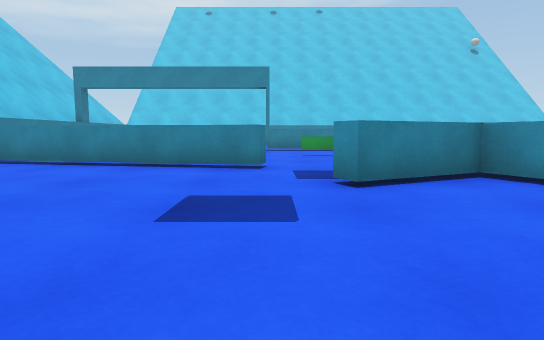
[1] (above)

21 first-person views from a walk through a 3-D level made in the Unity game engine. The camera is 0.62 m above the floor, tilts 6° down and sees 75° across. The floor is counted in squares, 1 m on a side. Each view is taken from the middle of a square. On the plan, view 1 faces up. The plan holds only what a view shows up to about 10 squares ahead; the rest is blank. The place goes on beyond the plan. The player character is not drawn. Surface patterns are stand-ins for the level's own textures.

[2]
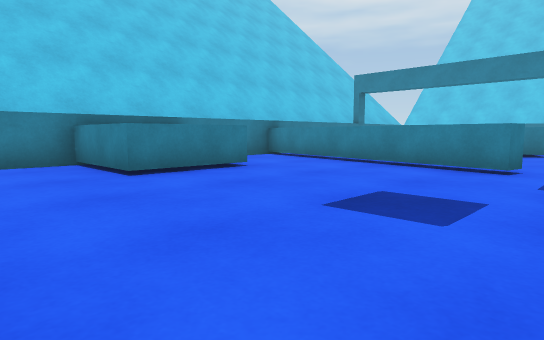

[3]
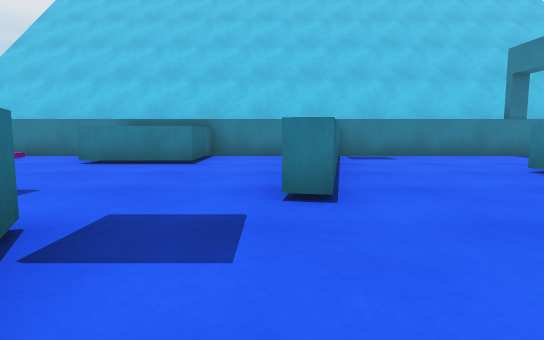

[4]
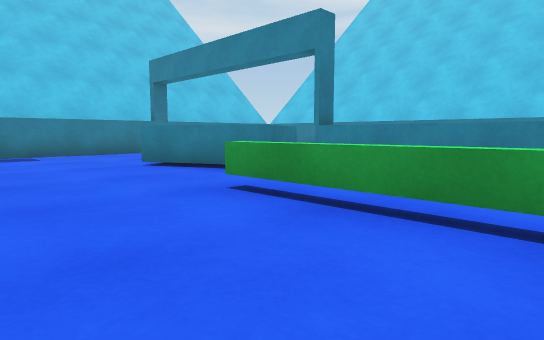

[5]
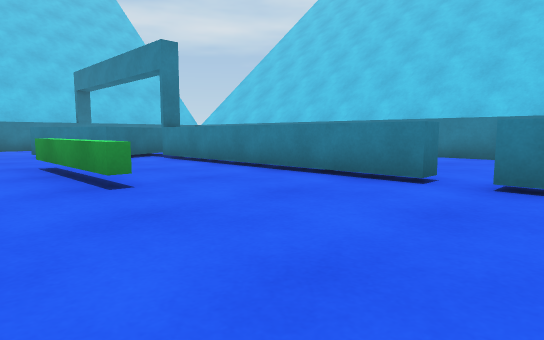

[6]
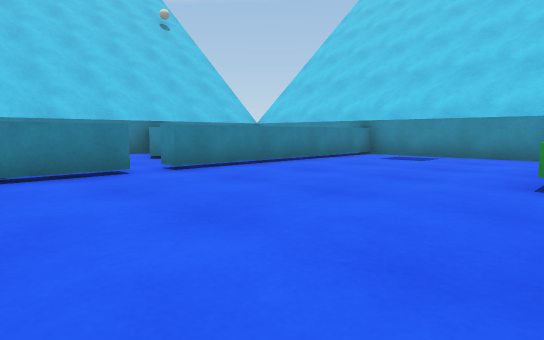

[7]
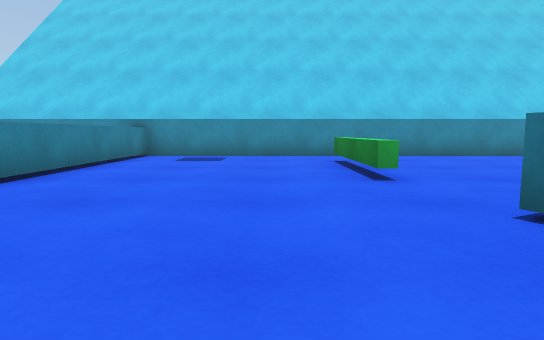

[8]
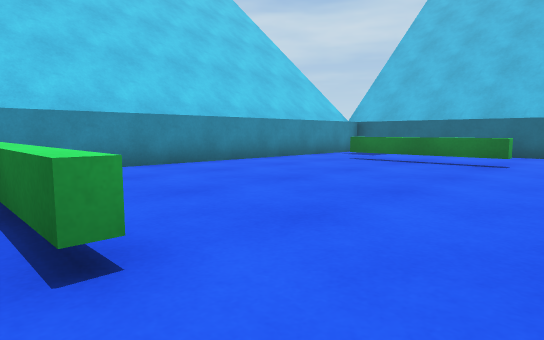

[9]
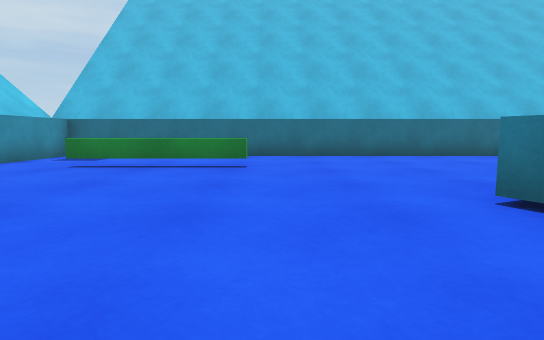

[10]
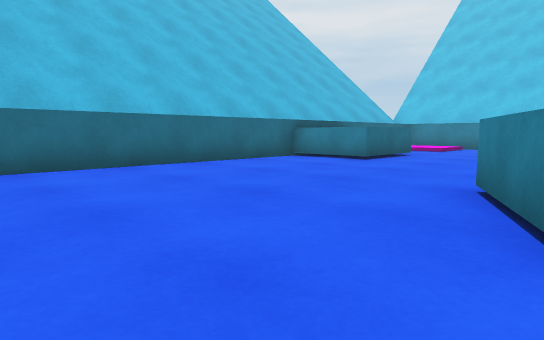

[11]
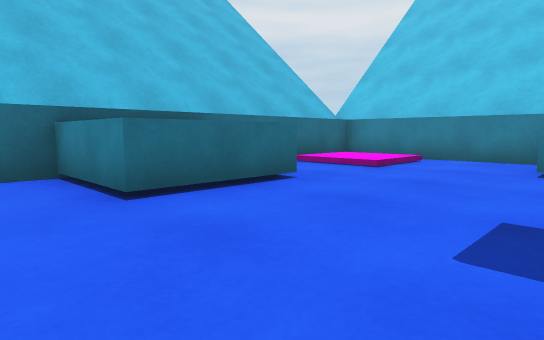

[12]
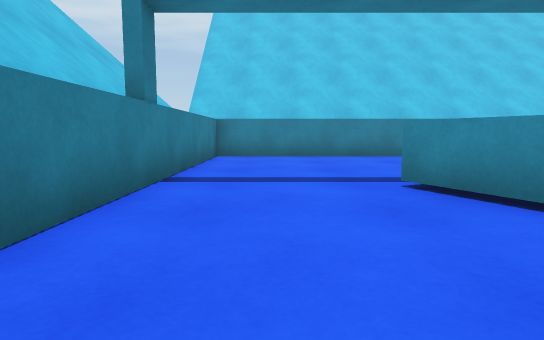

[13]
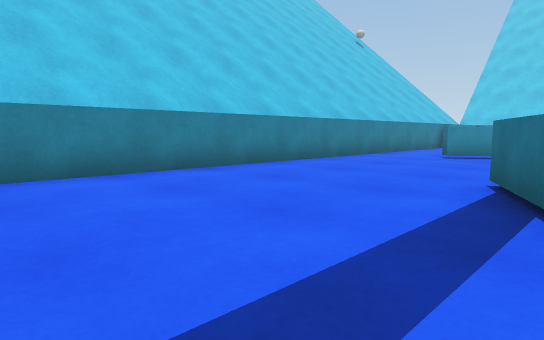

[14]
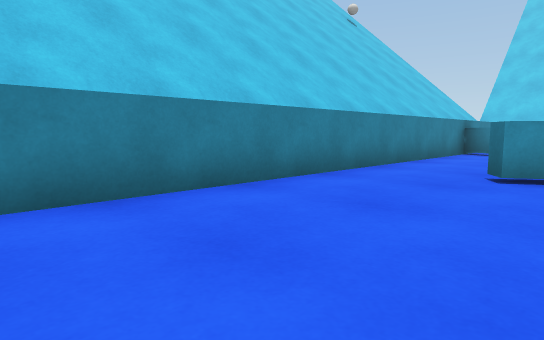

[15]
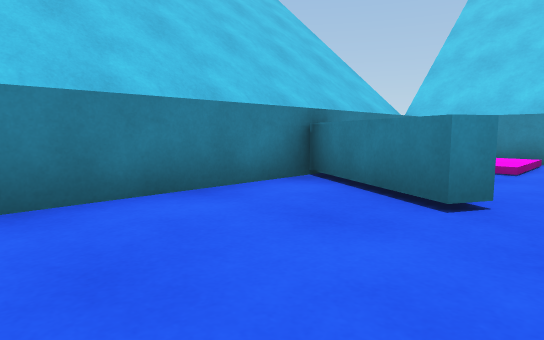

[16]
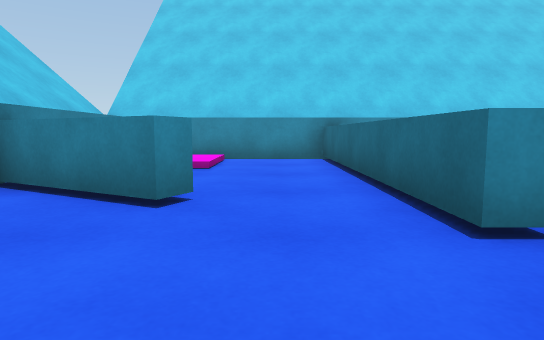

[17]
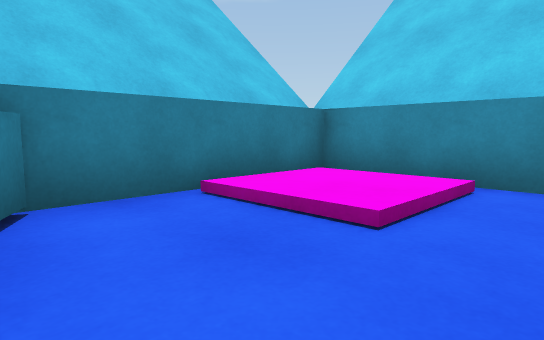

[18]
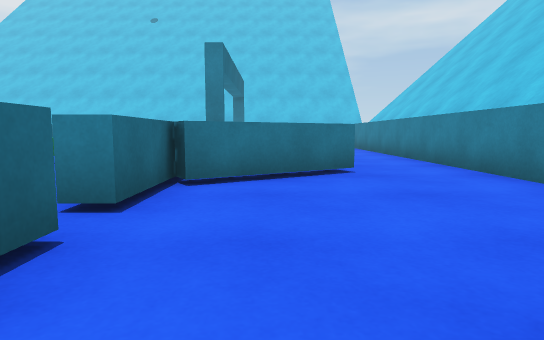

[19]
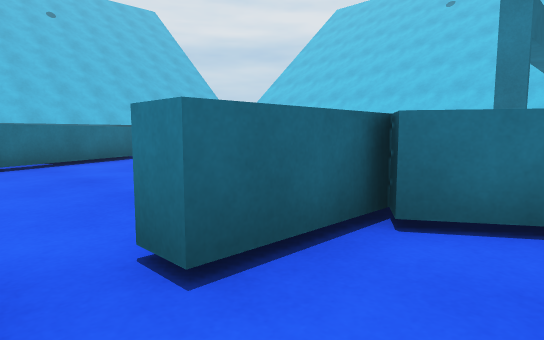

[20]
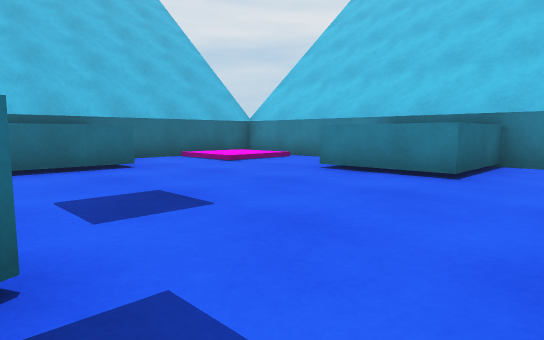

[21]
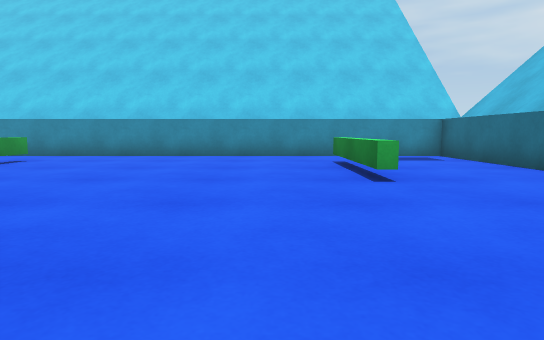

### Floor plan
Key: @ floor where view 1 was taken; # wall or solid block; x gap in a wall; . main floor; : floor 0.15 m higher than the main floor; / step, stairs or slope; = window, fence, low wall or low ledge; ^ raised ledge.
Columns run from 7 left of view 1 to 14 right of it. Each row starts with its distance up from view 1.
 18 ######################
 17 #...............^.///#
 16 #...............^./:/#
 15 #.........^#...^ .///#
 14 #..........^.........#
 13 #....^^x^^^^^^.^^^^^^#
 12 #...^ ^..............#
 11 #...^^^..............#
 10 #....^...^^..........#
  9 #....................#
  8 #...............====.#
  7 #^^^^^^......^.......#
  6 #.....^....^^ .......#
  5 #........^^  ........#
  4 ^^^^....^.. ^^.......#
  3 ^  ^.......^.........#
  2 #^^..................#
  1 #...............^^^..#
  0 #///...@.............#
 -1 #/:/.^^^.............#
 -2 #///.  ^.............#
 -3 ######^^##############

Where each view was taken, in squares from view 1:
view 1: 0 up, 0 right, facing up
view 2: 0 up, 1 right, facing up-left
view 3: 6 up, 3 right, facing left
view 4: 7 up, 4 right, facing up-left
view 5: 8 up, 8 right, facing up-left
view 6: 7 up, 4 right, facing up-right
view 7: 9 up, 4 right, facing right
view 8: 8 up, 7 right, facing down-right
view 9: 7 up, 8 right, facing down
view 10: 4 up, 8 right, facing down-left
view 11: 3 up, 2 right, facing down-left
view 12: 8 up, 5 left, facing up
view 13: 12 up, 6 left, facing up-right
view 14: 14 up, 2 left, facing up-right
view 15: 14 up, 5 right, facing up-right
view 16: 14 up, 5 right, facing right
view 17: 14 up, 9 right, facing up-right
view 18: 14 up, 9 right, facing left
view 19: 14 up, 7 right, facing down-left
view 20: 6 up, 1 right, facing down-left
view 21: 2 up, 4 right, facing right
